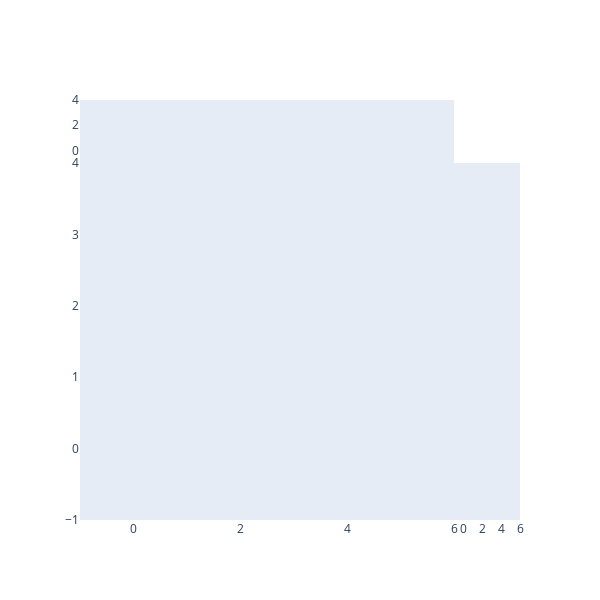

Here is the notebook cell this chart was saved with:
### Code cell
import plotly.graph_objects as go

import numpy as np

t = np.linspace(-1, 1.2, 2000)
# x = (t**3) + (0.3 * np.random.randn(2000))
# y = (t**6) + (0.3 * np.random.randn(2000))




d3 = px.colors.qualitative.D3

fig = go.Figure()

cmap = {
    'AA': d3[0],
    'AB': d3[1],
    'BA': d3[1],
    'BB': d3[2],
    'NC': d3[3]
}



for i, gtype in enumerate(gtypes):
    print(i, gtype)

    x = gmm_plot_df.loc[gmm_plot_df.GType==gtype,'Theta']
    y = gmm_plot_df.loc[gmm_plot_df.GType==gtype,'R']

    fig.add_trace(go.Histogram2dContour(
        x = x,
        y = y,
        colorscale = 'Blues',
        reversescale = True,
        xaxis = f'x',
        yaxis = f'y'
    ))

    fig.add_trace(go.Scatter(
            x = x,
            y = y,
            xaxis = f'x',
            yaxis = f'y',
            mode = 'markers',
            marker = dict(
                color = cmap[gtype],
                size = 3
            )
        ))

    fig.add_trace(go.Histogram(
            y = y,
            xaxis = f'x2',
            marker = dict(
                color = cmap[gtype]
            )
        ))

    fig.add_trace(go.Histogram(
            x = x,
            yaxis = f'y2',
            marker = dict(
                color = cmap[gtype]
            )
        ))

    fig.update_layout(
        autosize = False,
        xaxis = dict(
            zeroline = False,
            domain = [0,0.85],
            showgrid = False
        ),
        yaxis = dict(
            zeroline = False,
            domain = [0,0.85],
            showgrid = False
        ),
        xaxis2 = dict(
            zeroline = False,
            domain = [0.85,1],
            showgrid = False
        ),
        yaxis2 = dict(
            zeroline = False,
            domain = [0.85,1],
            showgrid = False
        ),
        height = 600,
        width = 600,
        bargap = 0,
        hovermode = 'closest',
        showlegend = False
    )

fig.show()

### Figure 1 — Plotly figure (JSON) as saved in the notebook; plotly's stock layout.template omitted (floating-point values rounded to 4 significant figures)
{"data": [{"colorscale": [[0, "rgb(247,251,255)"], [0.125, "rgb(222,235,247)"], [0.25, "rgb(198,219,239)"], [0.375, "rgb(158,202,225)"], [0.5, "rgb(107,174,214)"], [0.625, "rgb(66,146,198)"], [0.75, "rgb(33,113,181)"], [0.875, "rgb(8,81,156)"], [1, "rgb(8,48,107)"]], "reversescale": true, "type": "histogram2dcontour", "x": [], "xaxis": "x", "y": [], "yaxis": "y"}, {"marker": {"color": "#2CA02C", "size": 3}, "mode": "markers", "type": "scatter", "x": [], "xaxis": "x", "y": [], "yaxis": "y"}, {"marker": {"color": "#2CA02C"}, "type": "histogram", "xaxis": "x2", "y": []}, {"marker": {"color": "#2CA02C"}, "type": "histogram", "x": [], "yaxis": "y2"}, {"colorscale": [[0, "rgb(247,251,255)"], [0.125, "rgb(222,235,247)"], [0.25, "rgb(198,219,239)"], [0.375, "rgb(158,202,225)"], [0.5, "rgb(107,174,214)"], [0.625, "rgb(66,146,198)"], [0.75, "rgb(33,113,181)"], [0.875, "rgb(8,81,156)"], [1, "rgb(8,48,107)"]], "reversescale": true, "type": "histogram2dcontour", "x": [], "xaxis": "x", "y": [], "yaxis": "y"}, {"marker": {"color": "#1F77B4", "size": 3}, "mode": "markers", "type": "scatter", "x": [], "xaxis": "x", "y": [], "yaxis": "y"}, {"marker": {"color": "#1F77B4"}, "type": "histogram", "xaxis": "x2", "y": []}, {"marker": {"color": "#1F77B4"}, "type": "histogram", "x": [], "yaxis": "y2"}, {"colorscale": [[0, "rgb(247,251,255)"], [0.125, "rgb(222,235,247)"], [0.25, "rgb(198,219,239)"], [0.375, "rgb(158,202,225)"], [0.5, "rgb(107,174,214)"], [0.625, "rgb(66,146,198)"], [0.75, "rgb(33,113,181)"], [0.875, "rgb(8,81,156)"], [1, "rgb(8,48,107)"]], "reversescale": true, "type": "histogram2dcontour", "x": [], "xaxis": "x", "y": [], "yaxis": "y"}, {"marker": {"color": "#FF7F0E", "size": 3}, "mode": "markers", "type": "scatter", "x": [], "xaxis": "x", "y": [], "yaxis": "y"}, {"marker": {"color": "#FF7F0E"}, "type": "histogram", "xaxis": "x2", "y": []}, {"marker": {"color": "#FF7F0E"}, "type": "histogram", "x": [], "yaxis": "y2"}], "layout": {"autosize": false, "bargap": 0, "height": 600, "hovermode": "closest", "showlegend": false, "width": 600, "xaxis": {"domain": [0, 0.85], "showgrid": false, "zeroline": false}, "xaxis2": {"domain": [0.85, 1], "showgrid": false, "zeroline": false}, "yaxis": {"domain": [0, 0.85], "showgrid": false, "zeroline": false}, "yaxis2": {"domain": [0.85, 1], "showgrid": false, "zeroline": false}}}
